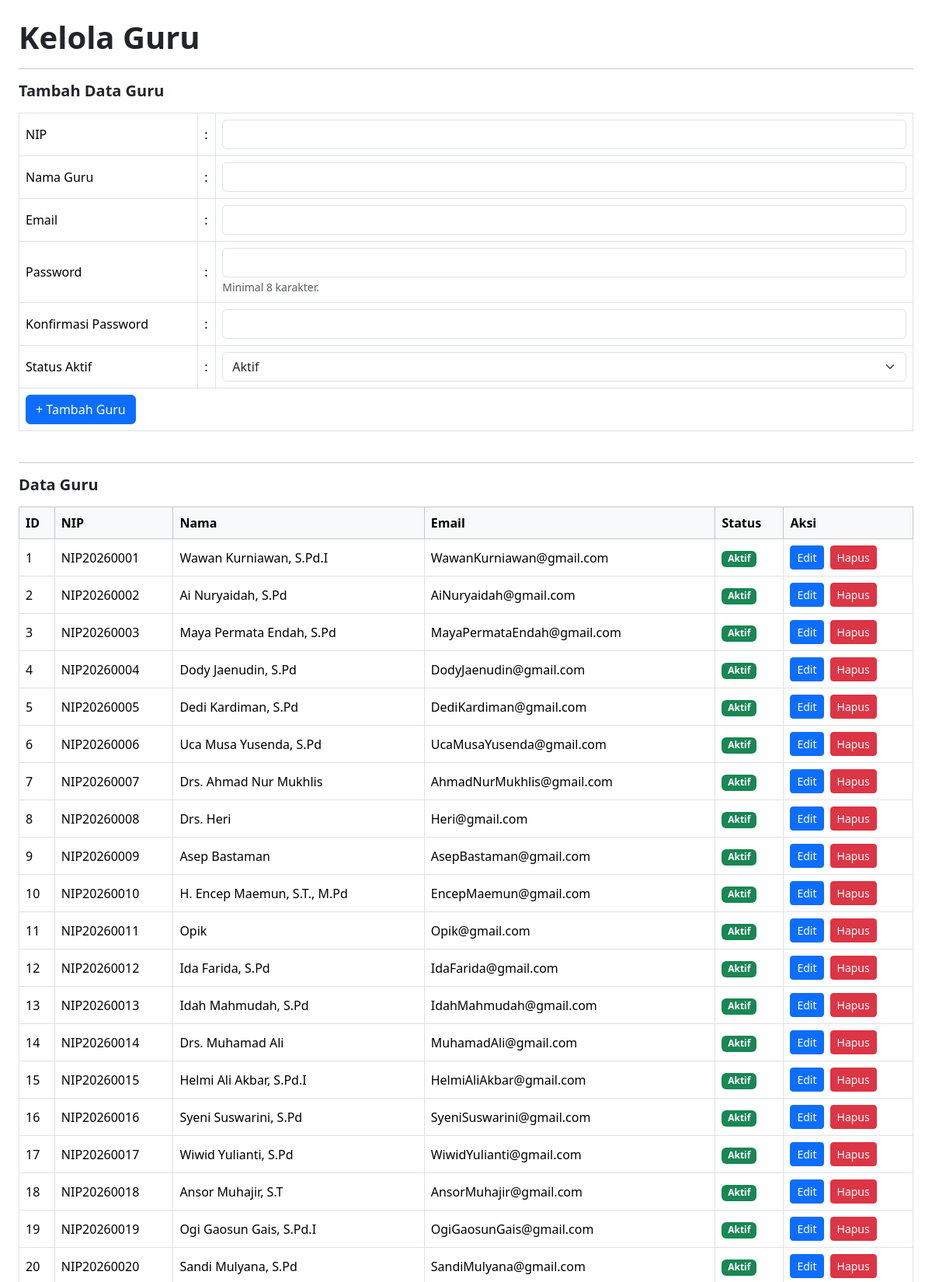
The app's page /kelola_guru.php (signed in, upper part) with its own data.
### tables this page shows
CREATE TABLE `t_guru` (
  `id` int(11) NOT NULL,
  `nip` varchar(30) NOT NULL,
  `nama` varchar(150) DEFAULT NULL,
  `email` varchar(150) NOT NULL,
  `status_aktif` tinyint(1) NOT NULL,
  `user_id` int(11) NOT NULL,
  `created_at` timestamp NOT NULL DEFAULT current_timestamp(),
  `updated_at` timestamp NOT NULL DEFAULT current_timestamp()
);

### kelola_guru.php (the view, shortened to what this page needs)
<?php
require_once __DIR__ . '/config/koneksi.php';
$embed = (($_GET['embed'] ?? '') === '1');
$sql = "SELECT
            t_guru.*,
            t_users.email AS email_user
        FROM t_guru
        LEFT JOIN t_users ON t_guru.user_id = t_users.id
         ORDER BY t_guru.id ASC";
$query = mysqli_query($koneksi, $sql);
function e($value) {
    return htmlspecialchars((string)$value, ENT_QUOTES, 'UTF-8');
}
?>
<?php if (!$embed): ?>
<!DOCTYPE html>
<html lang="id">
<head>
    <link href="https://cdn.jsdelivr.net/npm/bootstrap@5.3.3/dist/css/bootstrap.min.css"
          rel="stylesheet">
    <link href="https://cdn.datatables.net/2.3.4/css/dataTables.bootstrap5.min.css"
          rel="stylesheet">
</head>
<body class="bg-white">
<?php else: ?>
<link href="https://cdn.datatables.net/2.3.4/css/dataTables.bootstrap5.min.css"
      rel="stylesheet">
<?php endif; ?>
<main class="container-fluid p-3 p-md-4 bg-white">
    <h1 class="fw-bold mb-3">Kelola Guru</h1>
    <hr>
    <h5 class="fw-bold mb-3">Tambah Data Guru</h5>
    <form action="proses_guru.php" method="POST" class="mb-4">
        <div class="table-responsive">
            <table class="table table-bordered align-middle">
                <tbody>
                    <tr>
                        <td style="width:20%">NIP</td>
                        <td style="width:2%">:</td>
                        <td>
                            <input type="text" name="nip" id="nip"
                                   class="form-control" maxlength="10" inputmode="numeric" pattern="[0-9]{1,10}" title="NIP hanya boleh angka, maksimal 10 digit" oninput="this.value=this.value.replace(/[^0-9]/g, '').slice(0,10)" required>
                        </td>
                    </tr>
                    <tr>
                        <td>Nama Guru</td>
                        <td>:</td>
                        <td>
                            <input type="text" name="nama"
                                   class="form-control" required>
                        </td>
                    </tr>
                    <tr>
                        <td>Email</td>
                        <td>:</td>
                        <td>
                            <input type="email" name="email"
                                   class="form-control" required>
                        </td>
                    </tr>
                    <tr>
                        <td>Password</td>
                        <td>:</td>
                        <td>
                            <input type="password" name="password"
                                   class="form-control" minlength="8"
                                   autocomplete="new-password" required>
                            <small class="text-muted">Minimal 8 karakter.</small>
                        </td>
                    </tr>
                    <tr>
                        <td>Konfirmasi Password</td>
                        <td>:</td>
                        <td>
                            <input type="password" name="konfirmasi_password"
                                   class="form-control" minlength="8"
                                   autocomplete="new-password" required>
                        </td>
                    </tr>
                    <tr>
                        <td>Status Aktif</td>
                        <td>:</td>
                        <td>
                            <select name="status_aktif"
                                    class="form-select" required>
                                <option value="1">Aktif</option>
                            </select>
                        </td>
                    </tr>
                    <tr>
                        <td colspan="3">
                            <button type="submit" class="btn btn-primary">
                                + Tambah Guru
                            </button>
                        </td>
                    </tr>
                </tbody>
            </table>
        </div>
    </form>
    <hr>
    <h5 class="fw-bold mb-3">Data Guru</h5>
    <div class="table-responsive">
        <table id="tabelGuru"
               class="table table-bordered table-hover align-middle w-100">
            <thead class="table-light">
                <tr>
                    <th>ID</th>
                    <th>NIP</th>
                    <th>Nama</th>
                    <th>Email</th>
                    <th>Status</th>
                    <th>Aksi</th>
                </tr>
            </thead>
            <tbody>
                <?php if (mysqli_num_rows($query) > 0): ?>
                    <?php while ($guru = mysqli_fetch_assoc($query)): ?>
                        <tr>
                            <td><?= (int)$guru['id'] ?></td>
                            <td><?= e($guru['nip'] ?? '') ?></td>
                            <td><?= e($guru['nama'] ?? '') ?></td>
                            <td>
                                <?= e(
                                    $guru['email_user']
                                    ?? $guru['email']
                                    ?? '-'
                                ) ?>
                            </td>
                            <td>
                                <?php if ((int)($guru['status_aktif'] ?? 0) === 1): ?>
                                    <span class="badge text-bg-success">
                                        Aktif
                                    </span>
                                <?php else: ?>
                                    <span class="badge text-bg-secondary">
                                        Tidak Aktif
                                    </span>
                                <?php endif; ?>
                            </td>
                            <td>
                                <div class="d-flex gap-2">
                                    <a href="edit_guru.php?id=<?= (int)$guru['id'] ?><?= $embed ? '&embed=1' : '' ?>"
                                       class="btn btn-primary btn-sm">
                                        Edit
                                    </a>
                                    <a href="proses_guru.php?aksi=hapus&amp;id=<?= (int)$guru['id'] ?><?= $embed ? '&amp;embed=1' : '' ?>"
                                       class="btn btn-danger btn-sm"
                                       onclick="return confirm('Yakin ingin menghapus data guru ini?')">
                                        Hapus
                                    </a>
                                </div>
                            </td>
                        </tr>
                    <?php endwhile; ?>
                <?php endif; ?>
            </tbody>
        </table>
    </div>
</main>
<?php if (!$embed): ?>
</body>
</html>
<?php endif; ?>

### records on screen
t_guru: id "1", nip "NIP20260001", nama "Wawan Kurniawan, S.Pd.I", email "WawanKurniawan@gmail.com", status_aktif "Aktif"
t_guru: id "2", nip "NIP20260002", nama "Ai Nuryaidah, S.Pd", email "AiNuryaidah@gmail.com", status_aktif "Aktif"
t_guru: id "3", nip "NIP20260003", nama "Maya Permata Endah, S.Pd", email "MayaPermataEndah@gmail.com", status_aktif "Aktif"
t_guru: id "4", nip "NIP20260004", nama "Dody Jaenudin, S.Pd", email "DodyJaenudin@gmail.com", status_aktif "Aktif"
t_guru: id "5", nip "NIP20260005", nama "Dedi Kardiman, S.Pd", email "DediKardiman@gmail.com", status_aktif "Aktif"
t_guru: id "6", nip "NIP20260006", nama "Uca Musa Yusenda, S.Pd", email "UcaMusaYusenda@gmail.com", status_aktif "Aktif"
t_guru: id "7", nip "NIP20260007", nama "Drs. Ahmad Nur Mukhlis", email "AhmadNurMukhlis@gmail.com", status_aktif "Aktif"
t_guru: id "8", nip "NIP20260008", nama "Drs. Heri", email "Heri@gmail.com", status_aktif "Aktif"
t_guru: id "9", nip "NIP20260009", nama "Asep Bastaman", email "AsepBastaman@gmail.com", status_aktif "Aktif"
t_guru: id "10", nip "NIP20260010", nama "H. Encep Maemun, S.T., M.Pd", email "EncepMaemun@gmail.com", status_aktif "Aktif"
t_guru: id "11", nip "NIP20260011", nama "Opik", email "Opik@gmail.com", status_aktif "Aktif"
t_guru: id "12", nip "NIP20260012", nama "Ida Farida, S.Pd", email "IdaFarida@gmail.com", status_aktif "Aktif"
t_guru: id "13", nip "NIP20260013", nama "Idah Mahmudah, S.Pd", email "IdahMahmudah@gmail.com", status_aktif "Aktif"
t_guru: id "14", nip "NIP20260014", nama "Drs. Muhamad Ali", email "MuhamadAli@gmail.com", status_aktif "Aktif"
t_guru: id "15", nip "NIP20260015", nama "Helmi Ali Akbar, S.Pd.I", email "HelmiAliAkbar@gmail.com", status_aktif "Aktif"
t_guru: id "16", nip "NIP20260016", nama "Syeni Suswarini, S.Pd", email "SyeniSuswarini@gmail.com", status_aktif "Aktif"
t_guru: id "17", nip "NIP20260017", nama "Wiwid Yulianti, S.Pd", email "WiwidYulianti@gmail.com", status_aktif "Aktif"
t_guru: id "18", nip "NIP20260018", nama "Ansor Muhajir, S.T", email "AnsorMuhajir@gmail.com", status_aktif "Aktif"
t_guru: id "19", nip "NIP20260019", nama "Ogi Gaosun Gais, S.Pd.I", email "OgiGaosunGais@gmail.com", status_aktif "Aktif"
t_guru: id "20", nip "NIP20260020", nama "Sandi Mulyana, S.Pd", email "SandiMulyana@gmail.com", status_aktif "Aktif"
